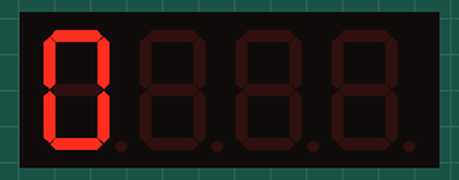
This sketch was run on a simulated Arduino Uno, built with avr-gcc and run on an emulated ATmega328P. Parts: 4-digit seven-segment display.

Above: at 0.1 s.
At 9.2 s:
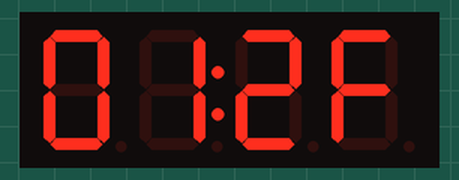
At 14.7 s:
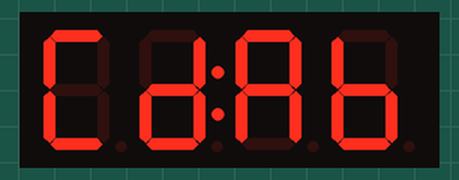
At 21.3 s:
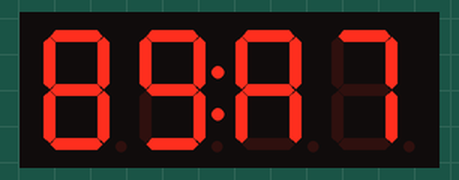
At 30.4 s:
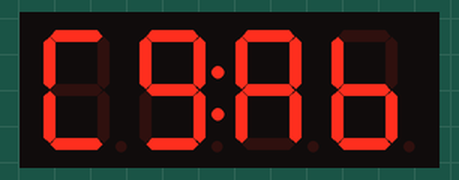
At 39.5 s:
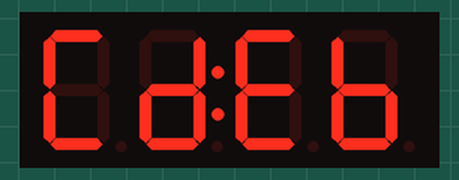

The sketch:

numeros.ino
```cpp
// (licence header left out)
#include "TM1637.h"
#define CLK 2//pins definitions for TM1637 and can be changed to other ports
#define DIO 3
TM1637 dis7seg(CLK,DIO);

void setup()
{
  dis7seg.init();
  dis7seg.set(BRIGHT_TYPICAL);//BRIGHT_TYPICAL = 2,BRIGHT_DARKEST = 0,BRIGHTEST = 7;
}
void loop()
{
  for (int i = 0; i < 16; i++){
    dis7seg.point(1);
    dis7seg.display(i%4,i);
    delay(500);
  }
}
```

Measured:
- what the display in image 1 shows lasts 0.5 s, from 9.1 s to 9.6 s
